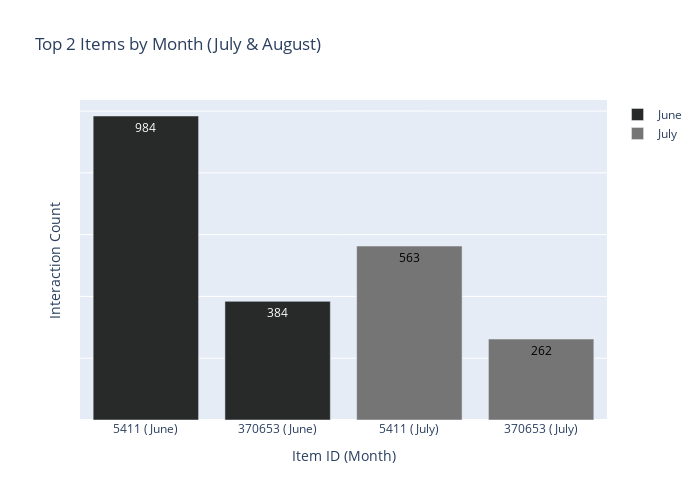

Notebook code for this chart:
### Code cell
colors = {"June": "#282929", "July": "#757575"}

# Create Figure
fig = go.Figure()

for month in ["June", "July"]:
    month_data = grouped[grouped["Month"] == month]
    fig.add_trace(go.Bar(
        x = month_data["itemid"].astype(str) + " (" + month + ")",
        y = month_data["Count"],
        name = month,
        marker_color = colors[month],
        text = month_data["Count"],
        textposition = "inside",
        textfont = dict(color = "white" if month == "June" else "black")
    ))

fig.update_layout(
    barmode = "group",
    title = "Top 2 Items by Month (July & August)",
    xaxis_title = "Item ID (Month)",
    yaxis_title = "Interaction Count",
     yaxis = dict(
        showticklabels = False
    ),
    width = 700,
    height = 500
)

fig.show()

### Figure 1 — Plotly figure (JSON) as saved in the notebook; plotly's stock layout.template omitted (floating-point values rounded to 4 significant figures)
{"data": [{"marker": {"color": "#282929"}, "name": "June", "text": [984.0, 384.0], "textfont": {"color": "white"}, "textposition": "inside", "type": "bar", "x": ["5411 (June)", "370653 (June)"], "y": [984, 384]}, {"marker": {"color": "#757575"}, "name": "July", "text": [563.0, 262.0], "textfont": {"color": "black"}, "textposition": "inside", "type": "bar", "x": ["5411 (July)", "370653 (July)"], "y": [563, 262]}], "layout": {"barmode": "group", "height": 500, "title": {"text": "Top 2 Items by Month (July & August)"}, "width": 700, "xaxis": {"title": {"text": "Item ID (Month)"}}, "yaxis": {"showticklabels": false, "title": {"text": "Interaction Count"}}}}
